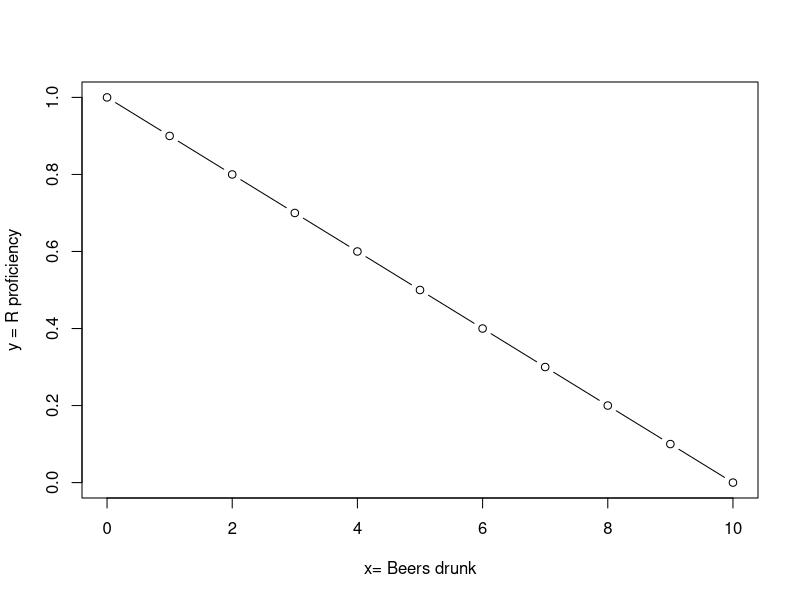
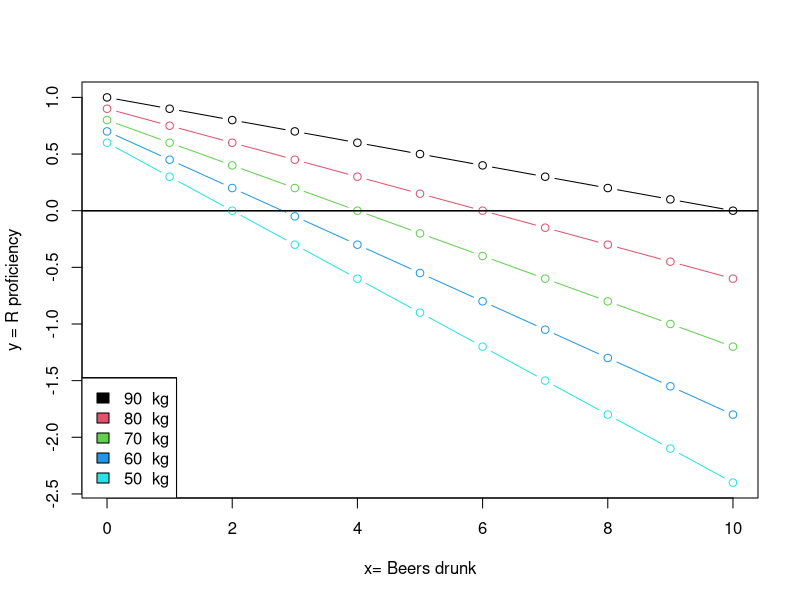
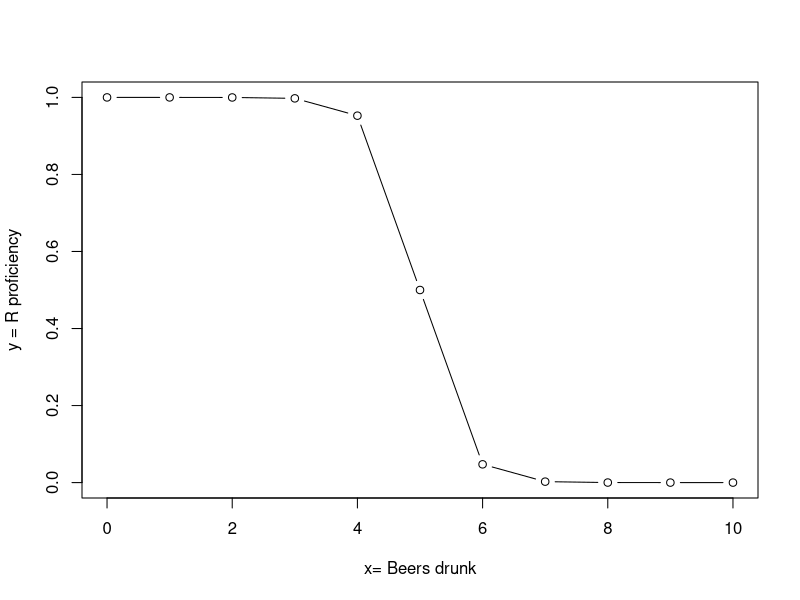
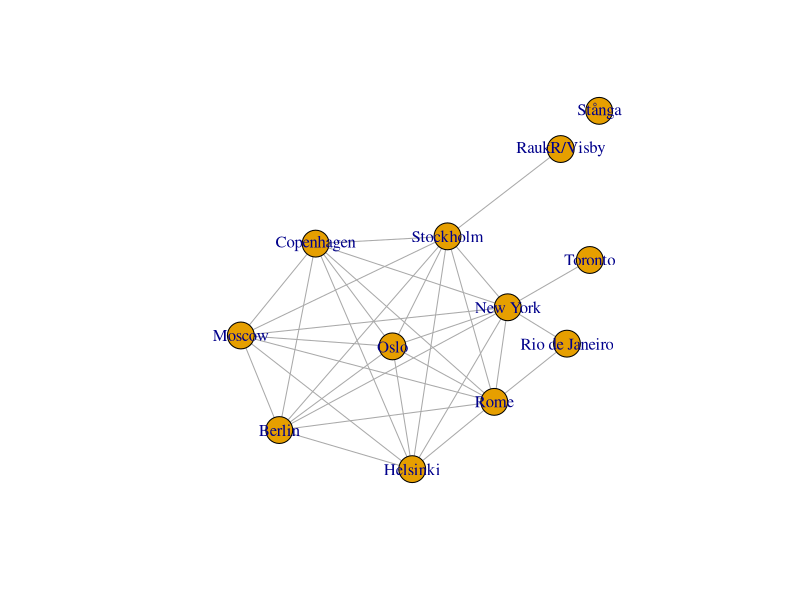
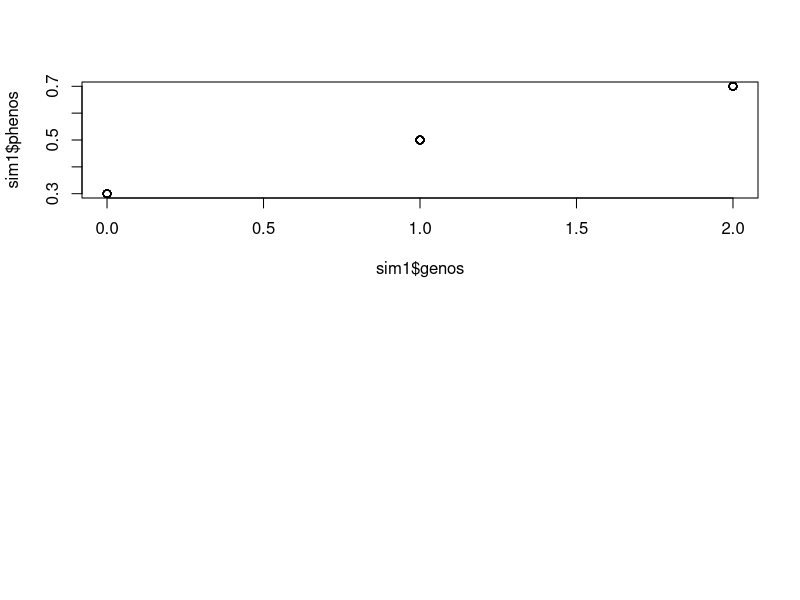
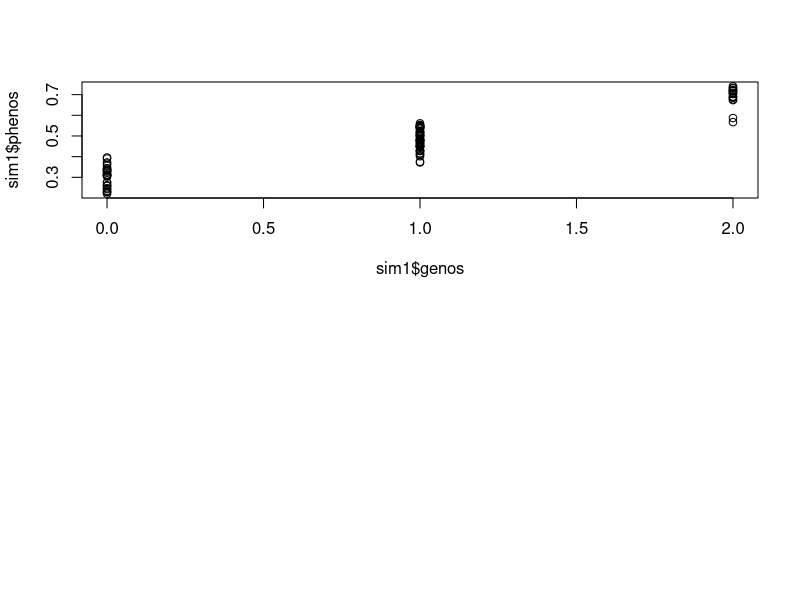
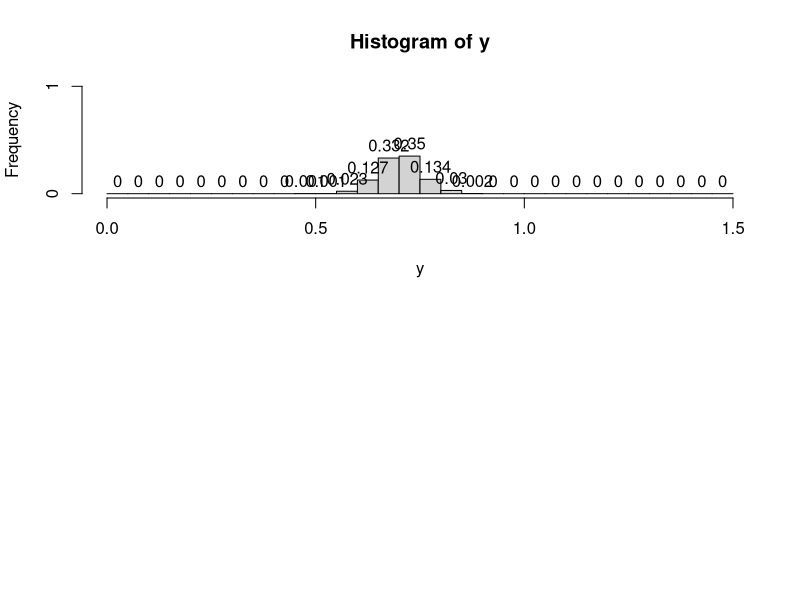
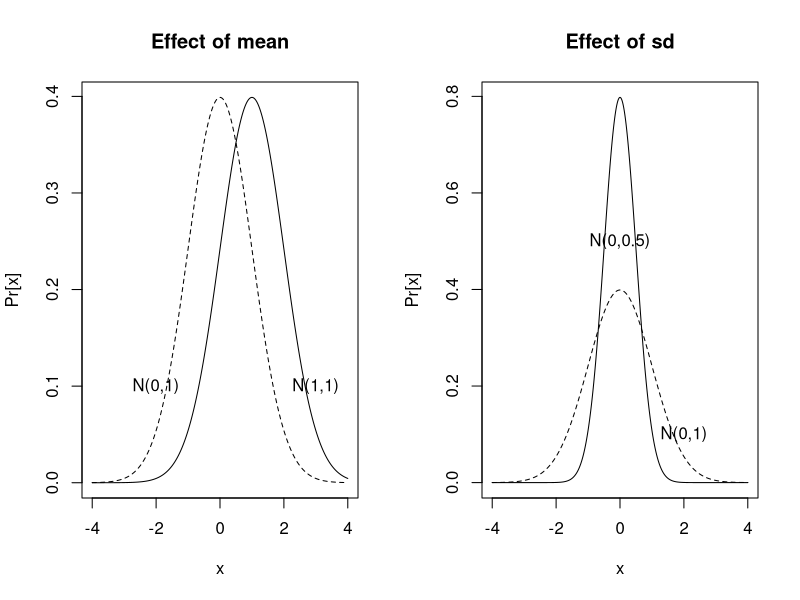

These charts were generated, in order, by the following R code:
## ---- chunk 1

## ---- chunk 2
# load the packages you need

#library(tidyverse)
#library(ggplot2)
## ---- chunk 3
x = seq(0,10)
b0 = 1.0
b1=-0.1
y = sapply(x, function(x) x*b1 + b0)
plot(x,y, type='b', ylab = "y = R proficiency", xlab = "x= Beers drunk")
## ---- chunk 4
x= seq(0,10)
mass = c(90,80,70,60,50)
b1 = -0.55 + mass * 0.005
b0 = 0.1 + mass * 0.01
lin=function(x,k,c){
  return(k * x + c)
}
y = sapply(seq(1,5),function(i) lin(x, b1[i], b0[i]))
plot(x,y[,1], type='b', ylim = c(min(y), max(1,0,max(y))), 
     ylab = "y = R proficiency", xlab = "x= Beers drunk")
for(i in seq(2,5)){
  points(x,y[,i], type='b',col=i)
  legend("bottomleft", legend = paste(mass, " kg"), fill=seq(1,5))
  abline(h=0.0)
}
## ---- chunk 5
x = seq(0,10)
b0 = 5
b1=-3

invlogit<-function(x, k, c){
  return(1/(1+exp(-k*(x-c))))
}
y = invlogit(x, b1, b0)
plot(x,y, type='b', 
     ylab = "y = R proficiency", xlab = "x= Beers drunk")
## ---- chunk 6
require(igraph)
towns = c("RaukR/Visby", "Stockholm", "Oslo", "Helsinki","Copenhagen", "Berlin", "Rome", "Moscow", "New York","Toronto", "Rio de Janeiro", "Stånga")
adj.matrix= matrix(rep(0, length(towns)*length(towns)), nr=length(towns), dimnames=list(towns, towns))
edges=list(c("RaukR/Visby", "Stockholm"), 
           c("Stockholm", "Oslo"), c("Stockholm", "Helsinki"), c("Stockholm","Copenhagen"), c("Stockholm","Berlin"), c("Stockholm","Berlin"),c("Stockholm","Rome"),c("Stockholm", "Moscow"), c("Stockholm","New York"),
           c("Oslo", "Helsinki"), c("Oslo","Copenhagen"), c("Oslo","Berlin"), c("Oslo","Rome"), c("Oslo","Moscow"), c("Oslo","New York"),
           c("Helsinki", "Copenhagen"), c("Helsinki","Berlin"), c("Helsinki","Rome"), c("Helsinki","Moscow"), c("Helsinki","New York"),
           c("Copenhagen", "Berlin"), c("Copenhagen","Rome"), c("Copenhagen","Moscow"), c("Copenhagen","New York"),
           c("Berlin", "Rome"), c("Berlin", "Moscow"), c("Berlin", "New York"), 
           c("Rome", "Moscow"), c("Rome", "New York"), c("Rome", "Rio de Janeiro"), 
           c("Moscow", "New York"), 
           c("New York","Toronto"), c("New York","Rio de Janeiro")
)

for(i in edges){
  adj.matrix[i[1],i[2]]=1
  adj.matrix[i[2],i[1]]=1
}
g <- graph.adjacency(adj.matrix, mode="undirected")
# How to set coordinates:
# t=tkplot(g)
# Manually adjust
# paste(tk_coords(t), collapse=",")
# Copy and paste coordinate vector below
coords = matrix(c(383,274,221,240,147,112,319,75,332,411,389,420,352,256,135,0,248,43,74,147,178,230,138,394), nrow=12)
#coords = matrix(c(438,313,233,240,122,92,371,158,344,375,463,451,275,257,146,0,62,157,183,261,76,12,142,322), nrow=12)
plot(g, layout=coords)
## ---- chunk 7
#parameters
b0 = 0.3
b1 = 0.2
N=100
sim1 = data.frame(genos=round(runif(N,min=0,max=2)))

sim1$phenos = b0 + b1 * sim1$genos
par(mfrow=c(2,1))

plot(x=sim1$genos, y=sim1$phenos)
## ---- chunk 8
#parameters
b0 = 0.3
b1 = 0.2
N=100
sim1 = data.frame(genos=round(runif(N,min=0,max=2)))

sim1$phenos = b0 + b1 * sim1$genos + rnorm(N, mean=0, sd=0.05) 

par(mfrow=c(2,1))
plot(x=sim1$genos, y=sim1$phenos)
## ---- chunk 9
#parameters
b0 = 0.3
b1 = 0.2
N = 1000
x = 2
y = b0 + b1 * x + rnorm(N, mean=0, sd=0.05) 

h=hist(y, frequency=TRUE, right=FALSE, breaks=seq(0,1.5, 0.05), plot=FALSE)
h$counts = h$counts/N
par(mfrow=c(2,1))
plot(h, ylim =c(0,1), labels=TRUE)

# compute requested probability from hist
paste("Pr[Y<=0.65|X=2] = ", sum(h$counts[1:13]))
## ---- chunk 10
par(mfrow=c(1,2))

x=seq(-4,4, length=1000)
y0=dnorm(x, mean=0, sd=1)
y1=dnorm(x, mean=1, sd=1)
plot(x, y0, typ="l", lty=2, ylab="Pr[x]")
lines(x,y1, lty=1)
text(x=c(-2,3) ,y=c(0.1,0.1), c("N(0,1)","N(1,1)"), adj=0.5)
title(main="Effect of mean")

y2=dnorm(x, mean=0, sd=0.5)
plot(x, y2, typ="l", lty=1, ylab="Pr[x]")
lines(x,y0, lty=2)
text(x=c(2,0),y=c(0.1,0.5), c("N(0,1)","N(0,0.5)"), adj=0.5)
title(main="Effect of sd")
## ---- chunk 11
#parameters
b0 = 0.3
b1 = 0.2
N = 1000
x = 2
y = b0 + b1 * x + rnorm(N, mean=0, sd=0.05) 

h=hist(y, frequency=TRUE, right=FALSE, breaks=seq(0,1.5, 0.05), plot=FALSE)
h$counts = h$counts/N
#par(mfrow=c(2,1))
plot(h, ylim =c(0,1), labels=TRUE)
## ---- chunk 12
# replace the histogram counts with the cumulative counts
h$counts = cumsum(h$counts)
#plot the CDF
#par(mfrow=c(2,1))
plot(h, labels=TRUE)
## ---- chunk 13

par(mfrow=c(1,3))

estpdf<-function(n){
  x=seq(-4,4,length=n)
  step = 0.5/n
  y = pnorm(x+step) - pnorm(x-step)
  plot(x,y, type="s")
  title(paste("Pr[Y=0.65+-",step,"] = ",round((pnorm(0.65+step) - pnorm(0.65-step))/(2*step),5)))
}
x=array(data=c(5,10,20))
p=apply(x, MARGIN=1, FUN=estpdf)

## ---- chunk 14
# compute mu from our model 
b0 = 0.3
b1 = 0.2
x = 2
mu = b0 + b1 * x

# Let's simulate the data from another model
c0 = 0.1
c1 = 0.5
N=100
y = c0 + c1 * rep(x,100) + rnorm(N, mean=0, sd=0.05) 

paste("generate data with c0 = ", c0, ", c1 = ", c1)
# t-test
t.test(y, mu=mu)
## ---- chunk 15
# data 1
b0 = 0.3
b1 = 0.2
x = rep(x,N)
N=100
y = b0 + b1 * x + rnorm(N, mean=0, sd=0.05) 

#data 2
c0 = 0.4
c1 = 0.2
N=100
yp = c0 + c1 *  + rnorm(N, mean=0, sd=0.05) 

t.test(y,yp)
## ---- chunk 16
# data 1
b0 = 0.3
b1 = 0.2
x = rep(2,N)
N=1000
y = b0 + b1 * x + rnorm(N, mean=0, sd=0.05) 

#data 2
c0 = 0.4
c1 = 0.2
N=100
yp = c0 + c1 * x + rnorm(N, mean=0, sd=0.05) 

plot(density(y), col=rgb(0,0,1,1), xlim=c(0,1), ylim = c(0,10))
lines(density(yp), col=rgb(1,0,0,1))
## ---- chunk 17

summary(lm(phenos~genos, data=sim1))
## ---- chunk 18
R.version
## ---- chunk 19

